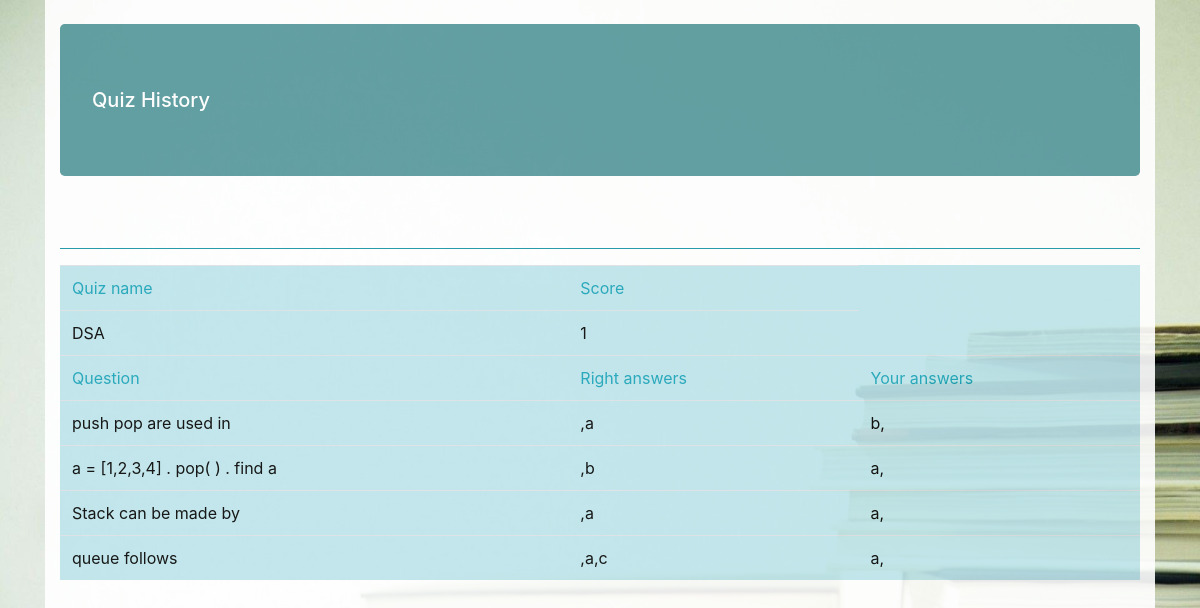
Screenshot of /history/DSA (signed in) with the database file from the repository.
### quiz_app/models.py (models this page shows, shortened)
class Quiz( models.Model ):
    name = models.TextField()

class Question( models.Model ):
    quiz  = models.ForeignKey(
        Quiz,
        on_delete = models.CASCADE
    )
    question = models.TextField()
    multiple_right_answers = models.BooleanField( default = False )

class Test ( models.Model ):
    user = models.ForeignKey(
        User , on_delete = models.CASCADE
    )
    question = models.ForeignKey (
        Question ,
        on_delete = models.CASCADE
    )
    answer = models.TextField()

### quiz_app/views.py (the view)
# urls.py: path('history/<str:quiz_name>',views.history,name='history'),
@login_required
def history( request , quiz_name ):
    if request.method == "GET":
       response = history_response(
           request ,
           quiz_name
       )
       print(response)
       return render (
            request ,
            'history.html',
            {
                'quiz_data' : response
            }
       )

### quiz_app/helpers.py (called while the page is built)
def right_answer( question_id ):
    question = Question.objects.get(
        id = question_id
    )
    options =question.option_set.all()
    right_answers = [
        option.valid
        for option in options
    ]
    return (
        right_answers ,
        options ,
        question
    )

### quiz_app/templates/history.html (shortened to what this page needs)
 {% extends 'header.html' %}
  {%block content%}
 <div class="container" style="height:100%;background:white;opacity:0.9" >
    <h5  style="background:#55979C;color:white" class=" jumbotron ">Quiz History</h5>
    <hr class="bg-info"></hr>
   <table class="table table-info" style="margin:0px ; color:black">
     {% if quiz_data %}
      <tr>
          <td class="text text-info">Quiz name</td>
          <td class="text text-info">Score</td>
      </tr>
      <tr>
            <td>{{quiz_data.quiz_name}}</td>
            <td>{{quiz_data.score}}</td>
      </tr>
        <tr>
          <td class="text text-info">Question</td>
          <td class="text text-info">Right answers</td>
          <td class="text text-info">Your answers</td>
        </tr>
        {% for question in quiz_data.questions%}
        <tr>
          <td>{{question.question}}</td>
          <td>{{question.right_options}}</td>
          <td>{{question.user_selected_options}}</td>
        </tr>
      {% endfor %}
    {% else %}
        <tr>
          <td class="text text-info"> Quiz not played yet </td>
      </tr>
   {% endif%}
 </table>
 </div>
 {% endblock%}

### rows the page displays
Quiz: quiz_name "DSA"
Question: question "push pop are used in"
Test: user_selected_options "b,"
Question: question "a = [1,2,3,4] . pop( ) . find a"
Test: user_selected_options "a,"
Question: question "Stack can be made by"
Test: user_selected_options "a,"
Question: question "queue follows"
Test: user_selected_options "a,"

### other values shown
{{ quiz_data.score }} "1"
{{ question.right_options }} ",a" ",b" ",a" ",a,c"
